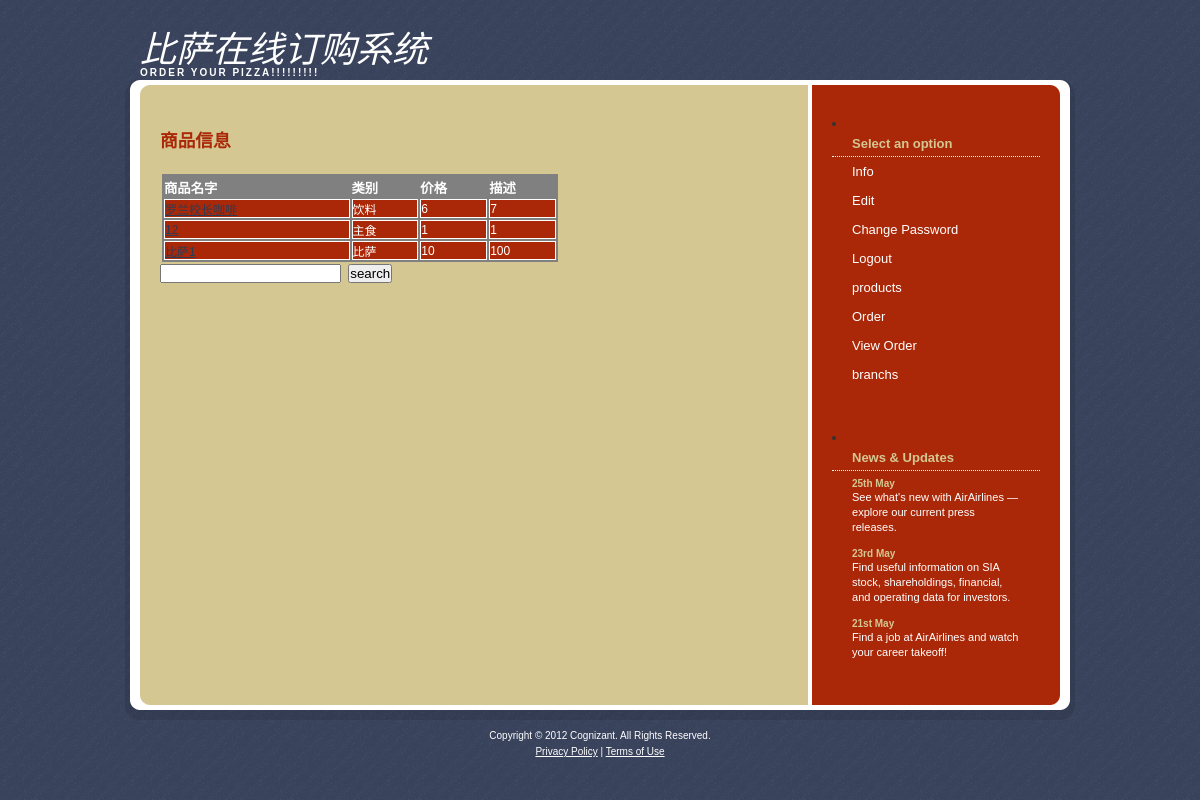
Screenshot of /product/viewproducts.php (signed in) with the database file from the repository.
### tables this page shows
CREATE TABLE `product` (
  `pid` int(8) unsigned NOT NULL auto_increment COMMENT '商品编号',
  `sort` varchar(20) NOT NULL COMMENT '类别',
  `name` varchar(10) NOT NULL COMMENT '名字',
  `price` decimal(10,0) NOT NULL COMMENT '价格',
  `description` varchar(100) NOT NULL COMMENT '描述',
  PRIMARY KEY  (`pid`)
);

### foodmanager.php (called while the page is built, shortened)
<?php
include("domain/product.php");
function getProducts($name) {
	if (!$name)
    {$query = "SELECT * FROM product";}
	else
	{$query = "SELECT * FROM product WHERE name LIKE'%".$name."%';";}
    $result = mysql_query($query) or die ("Query Failed ".mysql_error());
    $lineId = 0;
    while($row = mysql_fetch_array($result)) {
        $pid = $row['pid'];
        $sort = $row['sort'];
        $name = $row['name'];
        $price = $row['price'];
        $description= $row['description'];
        $product = new Product();
        $product->set_pid($pid);
        $product->set_sort($sort);
        $product->set_name($name);
        $product->set_price($price);
        $product->set_description($description);
        $productData[$lineId] = $product;
        $lineId = $lineId + 1;
    }
    return $productData;
}
?>

### domain/product.php (called while the page is built)
<?php
class Product {
    private $pid;
    private $sort;
    private $name;
    private $price;
    private $description;
    public function get_pid() {
        return $this->pid;
    }
    public function set_pid($pid) {
        $this->pid = $pid;
    }
    public function get_sort() {
        return $this->sort;
    }
    public function set_sort($sort) {
        $this->sort = $sort;
    }
    public function get_name() {
        return $this->name;
    }
    public function set_name($name) {
        $this->name = $name;
    }
    public function get_price() {
        return $this->price;
    }
    public function set_price($price) {
        $this->price = $price;
    }
    public function get_description() {
        return $this->description;
    }
    public function set_description($description) {
        $this->description = $description;
    }
}
?>

### product/viewproducts.php (the view, shortened to what this page needs)
<!DOCTYPE html PUBLIC "-//W3C//DTD XHTML 1.0 Strict//EN" "http://www.w3.org/TR/xhtml1/DTD/xhtml1-strict.dtd">
<html xmlns="http://www.w3.org/1999/xhtml">
    <head>
        <link href="../css/default.css" rel="stylesheet" type="text/css" />
    </head>
    <?php
            include("../foodmanager.php");
    ?>
    <body>
        <div id="wrapper">
        <?php include '../include/header.php'; ?>
            <div id="page">
                <div id="content">
                    <div id="welcome">
                        <form action="viewproductsController.php" method="post">
                        <table class="aatable">
                        	<tr><h1>商品信息</h1></tr>
                            <tr>
                                <th>商品名字</th>
                                <th>类别</th>
                                <th>价格</th>
                                <th>描述</th>
                            </tr>
                            <?php
							$name = $_SESSION['productName'];
							$productData = getProducts($name);
                            for($index=0;$index < count($productData);$index++){
                                $product = $productData[$index];
                                echo "<tr>";
                                echo "<td><a href = 'viewProduct". $product->get_pid().".php'>".$product->get_name()."</a></td>";
                                echo "<td>".$product->get_sort()."</td>";                            	echo "<td>".$product->get_price()."</td>";
                                echo "<td>".$product->get_description()."</td>";
                                echo "</tr>";
                            }
                            ?>
                        </table>
                      	<input type='text' name='name'>&nbsp <input type='submit' value='search'>
                    </form>
                    </div>
                </div>
                <div id="sidebar">
                        <?php include '../include/usernav.php'; ?>
                            <?php include '../include/updates.php'; ?>
                </div>
                <div style="clear: both; height: 1px"></div>
            </div>
                <?php include '../include/footer.php'; ?>
        </div>
    </body>
</html>

### css/default.css (style rules this page uses)
* { margin: 0; padding: 0; }
body { background: #D4C792 url(images/img01.gif); font-family: Arial, Helvetica, sans-serif; font-size: 13px; color: #333333; }
h1, h2, h3 { color: #AA2808; }
a { text-decoration: underline; color: #323B51; }
#page { width: 950px; margin: 0 auto; background: #D4C792 url(images/img04.gif) repeat-y; }
#content { float: left; width: 388px; padding: 30px 0 0 35px; }
#content h1, #content h2, #content h3 { margin-bottom: 20px; }
#content h1 { font-size: 136%; }
#sidebar { float: right; width: 208px; padding: 0 35px 0 0; }
TABLE.aatable { font-family:arial; font-size:10pt; background-color:#808080; width:400px; border-style:solid; border-color:#D4C792; border-width:2px; }
TH { font-size:10pt; color:white; text-align:left; }
TD { font-size:9pt; background-color:#AA2808; color:white; border-style:solid; border-width:1px; text-align:left; }

### rows the page displays
product: name "罗兰校长咖啡", sort "饮料", price "6", description "7"
product: sort "主食", price "1", description "1"
product: name "比萨1", sort "比萨", price "10", description "100"
